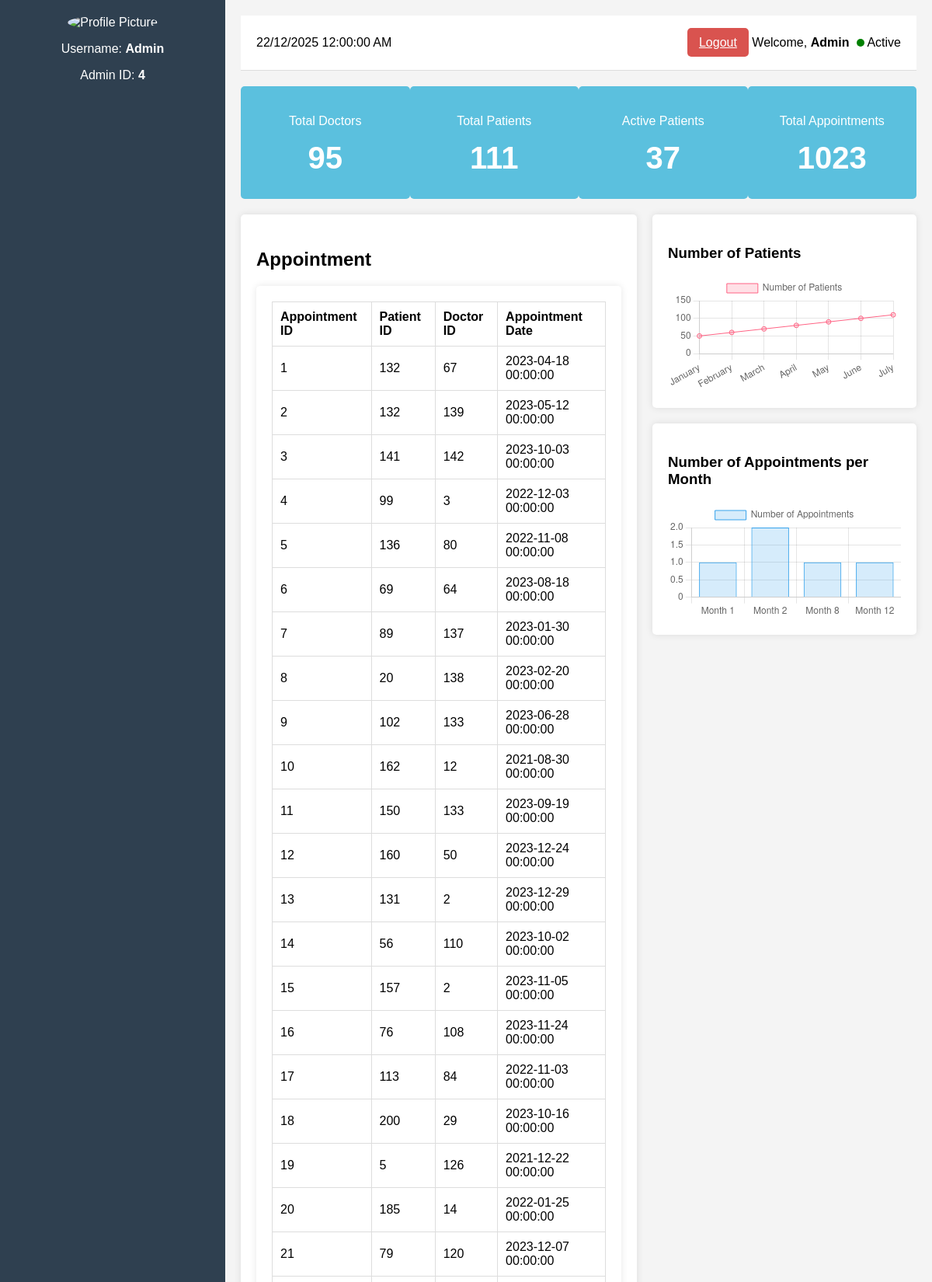
The app's page /admin/4 (signed in, upper part) with its own data.
### website/models.py (models this page shows)
class User(db.Model, UserMixin):
    __tablename__ = 'user'
    user_id = db.Column(db.Integer, primary_key=True)
    password = db.Column(db.String(255), nullable=True)
    name = db.Column(db.String(255), nullable=True)
    dob = db.Column(db.Date, nullable=True)
    sex = db.Column(db.String(255), nullable=True)
    phone = db.Column(db.String(255), nullable=True)
    address = db.Column(db.String(255), nullable=True)
    role = db.Column(db.Integer, nullable=True)
    __table_args__ = (
        CheckConstraint(sex.in_(['Male', 'Female']), name='check_sex'),
        CheckConstraint(role.in_([1, 2]), name='check_user_role')
    )
    patient = db.relationship('Patient', backref='user', uselist=False)
    doctor = db.relationship('Doctor', backref='user', uselist=False)

class Examination(db.Model):
    __tablename__ = 'examination'
    examination_id = db.Column(db.Integer, primary_key=True)
    user_id = db.Column(db.Integer, db.ForeignKey('patient.user_id'), nullable=True)
    date = db.Column(db.Date, nullable=False)
    doctor_id = db.Column(db.Integer, db.ForeignKey('doctor.user_id'), nullable=True)
    age = db.Column(db.Integer, nullable=True)
    height = db.Column(db.Numeric(precision=5, scale=2), nullable=True)
    weight = db.Column(db.Numeric(precision=5, scale=2), nullable=True)
    blood_pressure_S = db.Column(db.Integer, nullable=True)
    blood_pressure_D = db.Column(db.Integer, nullable=True)
    heart_rate = db.Column(db.Integer, nullable=True)
    fee = db.Column(db.Numeric(precision=10, scale=2), nullable=True)
    conclusion = db.Column(db.String(255), nullable=True)
    time_arranged = db.Column(db.Time, nullable=True)
    __table_args__ = (
        CheckConstraint(height > 0, name='check_height'),
        CheckConstraint(weight > 0, name='check_weight'),
        CheckConstraint(blood_pressure_S > 0, name='check_blood_pressure_S'),
        CheckConstraint(blood_pressure_D > 0, name='check_blood_pressure_D'),
        CheckConstraint(heart_rate > 0, name='check_heart_rate'),
    )
    patient = db.relationship('Patient', backref='examinations')
    doctor = db.relationship('Doctor', backref='examinations')

### website/views.py (the view)
@views.route('/admin/<int:user_id>', methods=['GET'])
@login_required
def admin(user_id):
    query = text('SELECT * FROM examination')
    result = db.session.execute(query)
    examinations = result.fetchall()
    total_doctors = db.session.query(func.count(Doctor.user_id)).scalar()
    total_patients = db.session.query(func.count(Patient.user_id)).scalar()
    total_examinations = db.session.query(func.count(Examination.examination_id)).scalar()
    today = date.today()
    active_patients = db.session.query(func.count(func.distinct(Examination.user_id))).filter(
        Examination.date == today
    ).scalar()
    current_year = today.year
    examinations_by_month = db.session.query(
        extract('month', Examination.date).label('month'),
        func.count(Examination.examination_id).label('count')
    ).filter(
        extract('year', Examination.date) == current_year
    ).group_by(
        extract('month', Examination.date)
    ).order_by('month').all()
    monthly_examinations_data = {month: count for month, count in examinations_by_month}
    return render_template(
        "admin.html",
        user=current_user,
        total_doctors=total_doctors,
        total_patients=total_patients,
        total_examinations=total_examinations,
        active_patients=active_patients,
        examinations=examinations,
        monthly_examinations_data=monthly_examinations_data,
        today=today  # Pass today's date to the template
    )

### website/__init__.py (called while the page is built)
def create_app():
    app = Flask(__name__)
    app.config['SECRET_KEY'] = 'hjshjhdjah kjshkjdhjs'
    app.config['SQLALCHEMY_DATABASE_URI'] = f'sqlite:///{DB_NAME}'
    db.init_app(app)
    from .views import views
    from .auth import auth
    app.register_blueprint(views, url_prefix='/')
    app.register_blueprint(auth, url_prefix='/')
    from .models import User
    with app.app_context():
        db.create_all()
    login_manager = LoginManager()
    login_manager.login_view = 'auth.login'
    login_manager.init_app(app)
    @login_manager.user_loader
    def load_user(user_id):
        return User.query.get(int(user_id))
    return app

### website/templates/admin.html (shortened to what this page needs)
<!DOCTYPE html>
<html lang="en">
  <head>
    <link
      rel="stylesheet"
      href="{{ url_for('static', filename='admin.css') }}"
    />
  </head>
  <body>
    <div class="container">
      <div class="sidebar">
        <div class="profile">
          <img
            src="https://png.pngtree.com/png-vector/20190223/ourlarge/pngtree-admin-rolls-glyph-black-icon-png-image_691507.jpg"
            alt="Profile Picture"
          />
          <p>Username: <strong>Admin</strong></p>
          <p>Admin ID: <strong>{{current_user.user_id}}</strong></p>
        </div>
      </div>
      <div class="main-content">
        <header class="header">
          <div class="date-time">
            <p>{{ today.strftime('%d/%m/%Y %I:%M:%S %p') }}</p>
          </div>
          <div class="logout">
            <a class="logout-button" href="/logout">Logout</a>
            <span>Welcome, <strong>Admin</strong></span>
            <div class="status-dot"></div>
            <span>Active</span>
          </div>
        </header>
        <div class="dashboard-cards">
          <div class="card">
            <p>Total Doctors</p>
            <h2>{{ total_doctors }}</h2>
          </div>
          <div class="card">
            <p>Total Patients</p>
            <h2>{{ total_patients }}</h2>
          </div>
          <div class="card">
            <p>Active Patients</p>
            <h2>37</h2>
          </div>
          <div class="card">
            <p>Total Appointments</p>
            <h2>{{ total_examinations }}</h2>
          </div>
        </div>
        <div class="appointment-section">
          <div class="appointment-table">
            <h3>Appointment</h3>
            <div class="appointment-table-inside">
              <table>
                <thead>
                  <tr>
                    <th>Appointment ID</th>
                    <th>Patient ID</th>
                    <th>Doctor ID</th>
                    <th>Appointment Date</th>
                  </tr>
                </thead>
                <tbody>
                  {% for exam in examinations %}
                  <tr>
                    <td>{{ exam[0] }}</td>
                    <td>{{ exam[1] }}</td>
                    <td>{{ exam[3] }}</td>
                    <td>{{ exam[2] }}</td>
                  </tr>
                  {% endfor %}
                </tbody>
              </table>
            </div>
          </div>
          <div class="charts-container">
            <div class="charts">
              <div class="chart">
                <h3>Number of Patients</h3>
                <canvas id="patientsChart"></canvas>
              </div>
              <div class="chart">
                <h3>Number of Appointments per Month</h3>
                <canvas id="appointmentsChart"></canvas>
              </div>
            </div>
          </div>
          <script>
            // Dữ liệu cho biểu đồ số lượng bệnh nhân
            const patientsData = {
              labels: ["January", "February", "March", "April", "May", "June", "July"],
              datasets: [
                {
                  label: "Number of Patients",
                  backgroundColor: "rgba(255, 99, 132, 0.2)",
                  borderColor: "rgba(255, 99, 132, 1)",
                  borderWidth: 1,
                  data: [50, 60, 70, 80, 90, 100, 110],
                },
              ],
            };
            // Cấu hình biểu đồ số lượng bệnh nhân
            const patientsConfig = {
              type: "line", // Loại biểu đồ: 'line', 'bar', 'pie', v.v.
              data: patientsData,
              options: {
                scales: {
                  y: {
                    beginAtZero: true,
                  },
                },
              },
            };
            // Render biểu đồ số lượng bệnh nhân
            const patientsChart = new Chart(
              document.getElementById("patientsChart"),
              patientsConfig
            );
            // Dữ liệu cho biểu đồ số lượng cuộc hẹn theo từng tháng
            const monthlyData = {{ monthly_examinations_data | tojson }};
            const labels = Object.keys(monthlyData).map(month => `Month ${month}`);
            const counts = Object.values(monthlyData);
            // Cấu hình biểu đồ số lượng cuộc hẹn
            const appointmentsConfig = {
              type: 'bar', // Loại biểu đồ: 'bar'
              data: {
                labels: labels,
                datasets: [{
                  label: 'Number of Appointments',
                  data: counts,
                  backgroundColor: 'rgba(54, 162, 235, 0.2)',
                  borderColor: 'rgba(54, 162, 235, 1)',
                  borderWidth: 1
                }]
              },
              options: {
                scales: {
                  y: {
                    beginAtZero: true
                  }
                }
              }
            };
            // Render biểu đồ số lượng cuộc hẹn
            const appointmentsChart = new Chart(
              document.getElementById('appointmentsChart'),
              appointmentsConfig
            );
          </script>
        </div>
      </div>
    </div>
  </body>
</html>

### website/static/admin.css (style rules this page uses)
body { font-family: Arial, sans-serif; margin: 0; padding: 0; background-color: #f4f4f4; overflow: hidden; }
.container { display: flex; height: 100vh; }
.sidebar { width: 250px; background-color: #2f4050; color: #fff; display: flex; flex-direction: column; justify-content: space-between; padding: 20px; }
.profile { text-align: center; }
.profile img { border-radius: 50%; width: 70px; height: 70px; }
.main-content { flex: 1; padding: 20px; }
.header { display: flex; justify-content: space-between; align-items: center; background-color: #fff; padding: 10px 20px; border-bottom: 1px solid #ddd; }
.logout-button { background-color: #d9534f; color: #fff; padding: 10px 15px; border: none; cursor: pointer; border-radius: 5px; }
.status-dot { display: inline-block; width: 10px; height: 10px; background-color: green; border-radius: 50%; margin-left: 5px; }
.dashboard-cards { display: flex; justify-content: space-between; margin: 20px 0; }
.card { background-color: #5bc0de; color: #fff; text-align: center; padding: 20px; border-radius: 5px; width: 23%; }
.card h2 { margin: 10px 0; font-size: 2.5em; }
.appointment-section { display: flex; margin-top: 20px; gap: 20px; }
.appointment-table { flex: 2; background-color: #fff; padding: 20px; border-radius: 5px; box-shadow: 0px 0px 10px rgba(0, 0, 0, 0.1); }
.appointment-table h3 { margin-bottom: 20px; font-size: 1.5em; }
.appointment-table table { width: 100%; border-collapse: collapse; }
.appointment-table th, .appointment-table td { padding: 10px; text-align: left; border-bottom: 1px solid #ddd; }
.charts-container { flex: 1; }
.charts { width: 100%; }
.chart { background-color: #fff; margin-bottom: 20px; padding: 20px; border-radius: 5px; box-shadow: 0px 0px 10px rgba(0, 0, 0, 0.1); }
.appointment-table-inside { background-color: #fff; padding: 20px; border-radius: 5px; box-shadow: 0px 0px 10px rgba(0, 0, 0, 0.1); max-height: calc(100vh - 300px); overflow-y: auto; margin-bottom: 20px; }
.appointment-table table th, .appointment-table table td { padding: 10px; border: 1px solid #ddd; text-align: left; }

### records on screen
User: user_id "4"
Examination: examination_id "1", user "132", doctor "67", date "2023-04-18 00:00:00"
Examination: examination_id "2", user "132", doctor "139", date "2023-05-12 00:00:00"
Examination: examination_id "3", user "141", doctor "142", date "2023-10-03 00:00:00"
Examination: examination_id "4", user "99", doctor "3", date "2022-12-03 00:00:00"
Examination: examination_id "5", user "136", doctor "80", date "2022-11-08 00:00:00"
Examination: examination_id "6", user "69", doctor "64", date "2023-08-18 00:00:00"
Examination: examination_id "7", user "89", doctor "137", date "2023-01-30 00:00:00"
Examination: examination_id "8", user "20", doctor "138", date "2023-02-20 00:00:00"
Examination: examination_id "9", user "102", doctor "133", date "2023-06-28 00:00:00"
Examination: examination_id "10", user "162", doctor "12", date "2021-08-30 00:00:00"
Examination: examination_id "11", user "150", doctor "133", date "2023-09-19 00:00:00"
Examination: examination_id "12", user "160", doctor "50", date "2023-12-24 00:00:00"
Examination: examination_id "13", user "131", doctor "2", date "2023-12-29 00:00:00"
Examination: examination_id "14", user "56", doctor "110", date "2023-10-02 00:00:00"
Examination: examination_id "15", user "157", doctor "2", date "2023-11-05 00:00:00"
Examination: examination_id "16", user "76", doctor "108", date "2023-11-24 00:00:00"
Examination: examination_id "17", user "113", doctor "84", date "2022-11-03 00:00:00"
Examination: examination_id "18", user "200", doctor "29", date "2023-10-16 00:00:00"
Examination: examination_id "19", user "5", doctor "126", date "2021-12-22 00:00:00"
Examination: examination_id "20", user "185", doctor "14", date "2022-01-25 00:00:00"
Examination: examination_id "21", user "79", doctor "120", date "2023-12-07 00:00:00"

### other values on screen
{{ today.strftime('%d/%m/%Y %I:%M:%S %p') }} "22/12/2025 12:00:00 AM"
{{ total_doctors }} "95"
{{ total_patients }} "111"
{{ total_examinations }} "1023"
chart data {{ monthly_examinations_data | tojson }} {"1": 1, "2": 2, "8": 1, "12": 1}
